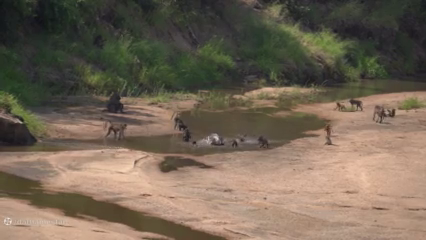
#> input picture frame 307 of videos/1.mp4, 426 x 240 px
$ jupyter execute s3-4_playing-video-from-file.ipynb
#> lines starting #> are read from the running program, lines starting #| are printed output that depends on the picture
[cell 1]
import cv2
import numpy as np
import matplotlib.pyplot as plt

[cell 2]
cap = cv2.VideoCapture("../../videos/1.mp4")

while 1:
    ret, frame = cap.read()
#> frame is the input picture: shape (240, 426, 3); mean B, G, R 85.5, 101.6, 115.4
    if not ret:
        print("Exiting...")
        break
    cv2.imshow("Video", frame)
    if cv2.waitKey(1) & 0xFF == 27:
#> (key Esc is pressed here)
        break

cap.release()
cv2.destroyAllWindows()

[cell 3]
cap = cv2.VideoCapture("../../videos/1.mp4")

while 1:
    ret, frame = cap.read()
    if not ret:
        print("Exiting...")
        break
    frame = cv2.cvtColor(frame, cv2.COLOR_BGR2GRAY)
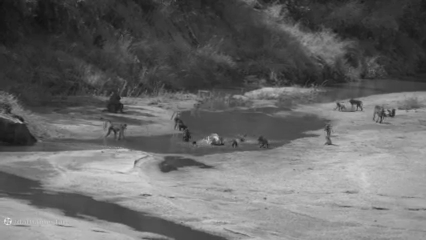
#> frame: shape (240, 426); min 17, max 229, mean 103.8
    cv2.imshow("Grayscale Video", frame)
    if cv2.waitKey(1) & 0xFF == 27:
#> (key Esc is pressed here)
        break

cap.release()
cv2.destroyAllWindows()


$ run again, starting later in the video
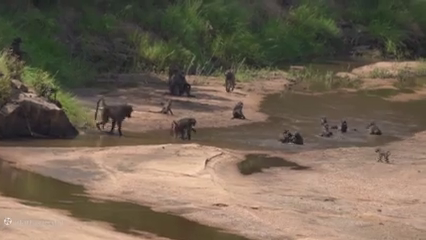
#> input picture frame 1385 of videos/1.mp4, 426 x 240 px
#> frame is the input picture: shape (240, 426, 3); mean B, G, R 84.1, 100.4, 114.4
#> `frame = cv2.cvtColor(frame, cv2.COLOR_BGR2GRAY)`:
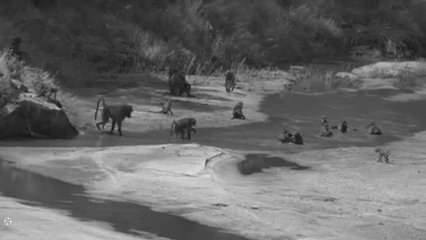
#> frame: shape (240, 426); min 9, max 234, mean 102.6

$ run again, starting later in the video
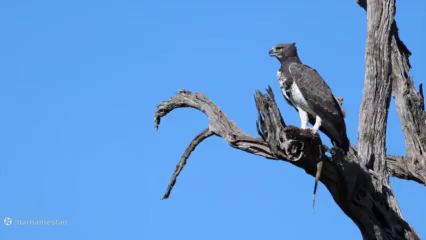
#> input picture frame 2462 of videos/1.mp4, 426 x 240 px
#> frame is the input picture: shape (240, 426, 3); mean B, G, R 208.9, 149.1, 95.8
#> `frame = cv2.cvtColor(frame, cv2.COLOR_BGR2GRAY)`:
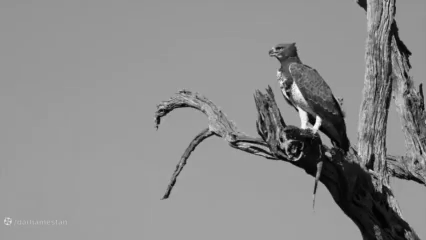
#> frame: shape (240, 426); min 0, max 253, mean 139.9
